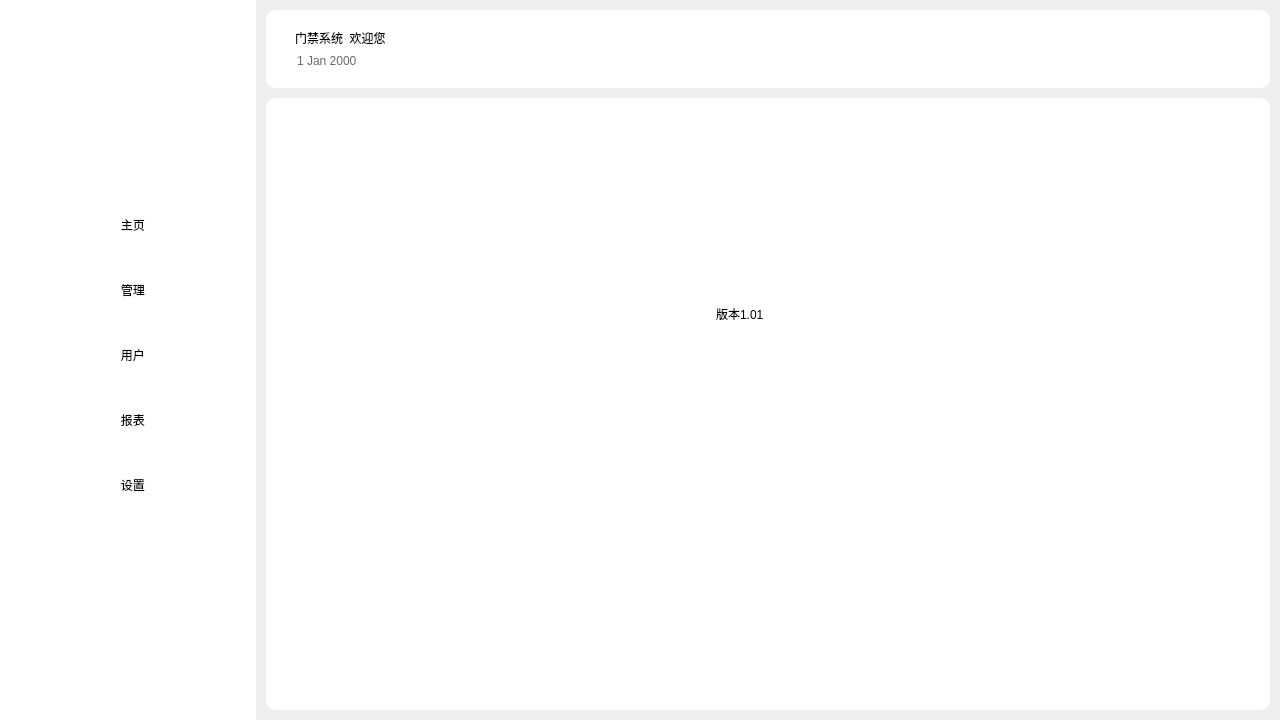
<?xml version="1.0" encoding="UTF-8"?>
<ui version="4.0">
 <class>Dialog</class>
 <widget class="QDialog" name="Dialog">
  <property name="geometry">
   <rect>
    <x>0</x>
    <y>0</y>
    <width>1280</width>
    <height>720</height>
   </rect>
  </property>
  <property name="windowTitle">
   <string>Dialog</string>
  </property>
  <layout class="QHBoxLayout" name="horizontalLayout" stretch="1,4">
   <property name="spacing">
    <number>0</number>
   </property>
   <property name="leftMargin">
    <number>0</number>
   </property>
   <property name="topMargin">
    <number>0</number>
   </property>
   <property name="rightMargin">
    <number>0</number>
   </property>
   <property name="bottomMargin">
    <number>0</number>
   </property>
   <item>
    <widget class="QWidget" name="sidebar_widget" native="true">
     <layout class="QVBoxLayout" name="verticalLayout" stretch="1,3">
      <property name="spacing">
       <number>0</number>
      </property>
      <property name="leftMargin">
       <number>0</number>
      </property>
      <property name="topMargin">
       <number>0</number>
      </property>
      <property name="rightMargin">
       <number>0</number>
      </property>
      <property name="bottomMargin">
       <number>0</number>
      </property>
      <item>
       <widget class="QWidget" name="avatar_widget" native="true">
        <property name="tabletTracking">
         <bool>true</bool>
        </property>
        <property name="layoutDirection">
         <enum>Qt::LeftToRight</enum>
        </property>
        <property name="styleSheet">
         <string notr="true">background-color:  white;
</string>
        </property>
        <layout class="QVBoxLayout" name="verticalLayout_4">
         <property name="spacing">
          <number>10</number>
         </property>
         <property name="leftMargin">
          <number>0</number>
         </property>
         <property name="topMargin">
          <number>20</number>
         </property>
         <property name="rightMargin">
          <number>0</number>
         </property>
         <property name="bottomMargin">
          <number>0</number>
         </property>
         <item>
          <widget class="QPushButton" name="user_page_button">
           <property name="sizePolicy">
            <sizepolicy hsizetype="Minimum" vsizetype="Fixed">
             <horstretch>0</horstretch>
             <verstretch>0</verstretch>
            </sizepolicy>
           </property>
           <property name="styleSheet">
            <string notr="true">border-radius: 40px;

</string>
           </property>
           <property name="text">
            <string/>
           </property>
           <property name="icon">
            <iconset>
             <normaloff>../DoorAccessSystem/icon/账号管理.png</normaloff>../DoorAccessSystem/icon/账号管理.png</iconset>
           </property>
           <property name="iconSize">
            <size>
             <width>100</width>
             <height>100</height>
            </size>
           </property>
          </widget>
         </item>
        </layout>
       </widget>
      </item>
      <item>
       <widget class="QWidget" name="sidebar_button_widget" native="true">
        <property name="sizePolicy">
         <sizepolicy hsizetype="Preferred" vsizetype="Preferred">
          <horstretch>0</horstretch>
          <verstretch>0</verstretch>
         </sizepolicy>
        </property>
        <property name="styleSheet">
         <string notr="true">background-color:  white;</string>
        </property>
        <layout class="QVBoxLayout" name="verticalLayout_3">
         <property name="spacing">
          <number>0</number>
         </property>
         <property name="leftMargin">
          <number>28</number>
         </property>
         <property name="topMargin">
          <number>0</number>
         </property>
         <property name="rightMargin">
          <number>0</number>
         </property>
         <property name="bottomMargin">
          <number>0</number>
         </property>
         <item>
          <widget class="QPushButton" name="home_page_button">
           <property name="sizePolicy">
            <sizepolicy hsizetype="Fixed" vsizetype="Fixed">
             <horstretch>0</horstretch>
             <verstretch>0</verstretch>
            </sizepolicy>
           </property>
           <property name="minimumSize">
            <size>
             <width>40</width>
             <height>50</height>
            </size>
           </property>
           <property name="maximumSize">
            <size>
             <width>200</width>
             <height>40</height>
            </size>
           </property>
           <property name="mouseTracking">
            <bool>true</bool>
           </property>
           <property name="layoutDirection">
            <enum>Qt::LeftToRight</enum>
           </property>
           <property name="styleSheet">
            <string notr="true">
QPushButton
{	border-radius: 10px;
	font: 12pt &quot;黑体&quot;; 
    color:black;
	background-color: rgb(255, 255, 255);
}
/*按钮停留态*/
QPushButton:hover
{	border-radius: 10px;
    color:rgb(27 , 39 , 246);
	background-color:rgb(238 , 243 , 255);
}

/*按钮按下态*/
QPushButton:pressed
{ 	border-radius: 10px;
    background-color:rgb(238 , 243 , 255);
    /*左内边距为3像素，让按下时字向右移动3像素*/  
    padding-left:3px;
    /*上内边距为3像素，让按下时字向下移动3像素*/  
    padding-top:3px;
}</string>
           </property>
           <property name="text">
            <string>   主页</string>
           </property>
           <property name="icon">
            <iconset>
             <normaloff>../DoorAccessSystem/icon/user.png</normaloff>../DoorAccessSystem/icon/user.png</iconset>
           </property>
           <property name="iconSize">
            <size>
             <width>20</width>
             <height>24</height>
            </size>
           </property>
          </widget>
         </item>
         <item>
          <widget class="QPushButton" name="management_button">
           <property name="minimumSize">
            <size>
             <width>40</width>
             <height>50</height>
            </size>
           </property>
           <property name="maximumSize">
            <size>
             <width>200</width>
             <height>40</height>
            </size>
           </property>
           <property name="styleSheet">
            <string notr="true">QPushButton
{	border-radius: 10px;
	font: 12pt &quot;黑体&quot;; 
    color:black;
	background-color: rgb(255, 255, 255);
}
/*按钮停留态*/
QPushButton:hover
{	border-radius: 10px;
    color:rgb(27 , 39 , 246);
	background-color:rgb(238 , 243 , 255);
}

/*按钮按下态*/
QPushButton:pressed
{ 	border-radius: 10px;
    background-color:rgb(238 , 243 , 255);
    /*左内边距为3像素，让按下时字向右移动3像素*/  
    padding-left:3px;
    /*上内边距为3像素，让按下时字向下移动3像素*/  
    padding-top:3px;
}</string>
           </property>
           <property name="text">
            <string>   管理</string>
           </property>
           <property name="icon">
            <iconset>
             <normaloff>../DoorAccessSystem/icon/线性_菜单.png</normaloff>../DoorAccessSystem/icon/线性_菜单.png</iconset>
           </property>
          </widget>
         </item>
         <item>
          <widget class="QPushButton" name="users_page_button">
           <property name="minimumSize">
            <size>
             <width>40</width>
             <height>50</height>
            </size>
           </property>
           <property name="maximumSize">
            <size>
             <width>200</width>
             <height>40</height>
            </size>
           </property>
           <property name="styleSheet">
            <string notr="true">QPushButton
{	border-radius: 10px;
	font: 12pt &quot;黑体&quot;; 
    color:black;
	background-color: rgb(255, 255, 255);
}
/*按钮停留态*/
QPushButton:hover
{	border-radius: 10px;
    color:rgb(27 , 39 , 246);
	background-color:rgb(238 , 243 , 255);
}

/*按钮按下态*/
QPushButton:pressed
{ 	border-radius: 10px;
    background-color:rgb(238 , 243 , 255);
    /*左内边距为3像素，让按下时字向右移动3像素*/  
    padding-left:3px;
    /*上内边距为3像素，让按下时字向下移动3像素*/  
    padding-top:3px;
}</string>
           </property>
           <property name="text">
            <string>   用户</string>
           </property>
           <property name="icon">
            <iconset>
             <normaloff>../DoorAccessSystem/icon/users.png</normaloff>../DoorAccessSystem/icon/users.png</iconset>
           </property>
          </widget>
         </item>
         <item>
          <widget class="QPushButton" name="report_page_button">
           <property name="minimumSize">
            <size>
             <width>40</width>
             <height>50</height>
            </size>
           </property>
           <property name="maximumSize">
            <size>
             <width>200</width>
             <height>40</height>
            </size>
           </property>
           <property name="styleSheet">
            <string notr="true">QPushButton
{	border-radius: 10px;
	font: 12pt &quot;黑体&quot;; 
    color:black;
	background-color: rgb(255, 255, 255);
}
/*按钮停留态*/
QPushButton:hover
{	border-radius: 10px;
    color:rgb(27 , 39 , 246);
	background-color:rgb(238 , 243 , 255);
}

/*按钮按下态*/
QPushButton:pressed
{ 	border-radius: 10px;
    background-color:rgb(238 , 243 , 255);
    /*左内边距为3像素，让按下时字向右移动3像素*/  
    padding-left:3px;
    /*上内边距为3像素，让按下时字向下移动3像素*/  
    padding-top:3px;
}</string>
           </property>
           <property name="text">
            <string>   报表</string>
           </property>
           <property name="icon">
            <iconset>
             <normaloff>../DoorAccessSystem/icon/sheet.png</normaloff>../DoorAccessSystem/icon/sheet.png</iconset>
           </property>
          </widget>
         </item>
         <item>
          <widget class="QPushButton" name="setting_button">
           <property name="minimumSize">
            <size>
             <width>40</width>
             <height>50</height>
            </size>
           </property>
           <property name="maximumSize">
            <size>
             <width>200</width>
             <height>40</height>
            </size>
           </property>
           <property name="styleSheet">
            <string notr="true">QPushButton
{	border-radius: 10px;
	font: 12pt &quot;黑体&quot;; 
    color:black;
	background-color: rgb(255, 255, 255);
}
/*按钮停留态*/
QPushButton:hover
{	border-radius: 10px;
    color:rgb(27 , 39 , 246);
	background-color:rgb(238 , 243 , 255);
}

/*按钮按下态*/
QPushButton:pressed
{ 	border-radius: 10px;
    background-color:rgb(238 , 243 , 255);
    /*左内边距为3像素，让按下时字向右移动3像素*/  
    padding-left:3px;
    /*上内边距为3像素，让按下时字向下移动3像素*/  
    padding-top:3px;
}</string>
           </property>
           <property name="text">
            <string>   设置</string>
           </property>
           <property name="icon">
            <iconset>
             <normaloff>../DoorAccessSystem/icon/setting.png</normaloff>../DoorAccessSystem/icon/setting.png</iconset>
           </property>
          </widget>
         </item>
         <item>
          <spacer name="verticalSpacer">
           <property name="orientation">
            <enum>Qt::Vertical</enum>
           </property>
           <property name="sizeType">
            <enum>QSizePolicy::Fixed</enum>
           </property>
           <property name="sizeHint" stdset="0">
            <size>
             <width>20</width>
             <height>200</height>
            </size>
           </property>
          </spacer>
         </item>
        </layout>
       </widget>
      </item>
     </layout>
    </widget>
   </item>
   <item>
    <widget class="QWidget" name="content_area_widget" native="true">
     <layout class="QVBoxLayout" name="verticalLayout_2" stretch="1,8">
      <property name="spacing">
       <number>10</number>
      </property>
      <property name="leftMargin">
       <number>10</number>
      </property>
      <property name="topMargin">
       <number>10</number>
      </property>
      <property name="rightMargin">
       <number>10</number>
      </property>
      <property name="bottomMargin">
       <number>10</number>
      </property>
      <item>
       <widget class="QFrame" name="toolbar_frame_2">
        <property name="styleSheet">
         <string notr="true">border-radius: 10px;
background-color:  white;</string>
        </property>
        <property name="frameShape">
         <enum>QFrame::StyledPanel</enum>
        </property>
        <property name="frameShadow">
         <enum>QFrame::Raised</enum>
        </property>
        <layout class="QHBoxLayout" name="horizontalLayout_3" stretch="20,1">
         <property name="spacing">
          <number>20</number>
         </property>
         <property name="leftMargin">
          <number>20</number>
         </property>
         <property name="topMargin">
          <number>10</number>
         </property>
         <property name="rightMargin">
          <number>20</number>
         </property>
         <property name="bottomMargin">
          <number>10</number>
         </property>
         <item>
          <widget class="QWidget" name="widget" native="true">
           <layout class="QVBoxLayout" name="verticalLayout_5">
            <item>
             <widget class="QLabel" name="toolbar_label_6">
              <property name="styleSheet">
               <string notr="true">font: 14pt &quot;黑体&quot;;</string>
              </property>
              <property name="text">
               <string>门禁系统  欢迎您</string>
              </property>
             </widget>
            </item>
            <item>
             <widget class="QDateEdit" name="dateEdit">
              <property name="autoFillBackground">
               <bool>false</bool>
              </property>
              <property name="styleSheet">
               <string notr="true">font: 10pt &quot;黑体&quot;;
color: rgb(106, 106, 106);</string>
              </property>
              <property name="readOnly">
               <bool>true</bool>
              </property>
              <property name="buttonSymbols">
               <enum>QAbstractSpinBox::NoButtons</enum>
              </property>
             </widget>
            </item>
           </layout>
          </widget>
         </item>
         <item>
          <widget class="QPushButton" name="user_page_button_2">
           <property name="styleSheet">
            <string notr="true">border-radius: 10px;</string>
           </property>
           <property name="text">
            <string/>
           </property>
           <property name="icon">
            <iconset>
             <normaloff>../DoorAccessSystem/icon/账号管理.png</normaloff>../DoorAccessSystem/icon/账号管理.png</iconset>
           </property>
           <property name="iconSize">
            <size>
             <width>50</width>
             <height>50</height>
            </size>
           </property>
          </widget>
         </item>
        </layout>
       </widget>
      </item>
      <item>
       <widget class="QWidget" name="widget_2" native="true">
        <property name="styleSheet">
         <string notr="true">border-radius: 10px;
background-color: rgb(255, 255, 255);</string>
        </property>
        <widget class="QLabel" name="label">
         <property name="geometry">
          <rect>
           <x>450</x>
           <y>50</y>
           <width>100</width>
           <height>100</height>
          </rect>
         </property>
         <property name="text">
          <string/>
         </property>
         <property name="pixmap">
          <pixmap resource="resources/resource.qrc">:/icon/shield.png</pixmap>
         </property>
         <property name="scaledContents">
          <bool>true</bool>
         </property>
        </widget>
        <widget class="QLabel" name="label_2">
         <property name="geometry">
          <rect>
           <x>450</x>
           <y>200</y>
           <width>100</width>
           <height>31</height>
          </rect>
         </property>
         <property name="styleSheet">
          <string notr="true">font: 14pt &quot;黑体&quot;;</string>
         </property>
         <property name="text">
          <string>版本1.01</string>
         </property>
        </widget>
       </widget>
      </item>
     </layout>
    </widget>
   </item>
  </layout>
 </widget>
 <resources>
  <include location="resources/resource.qrc"/>
 </resources>
 <connections/>
</ui>
